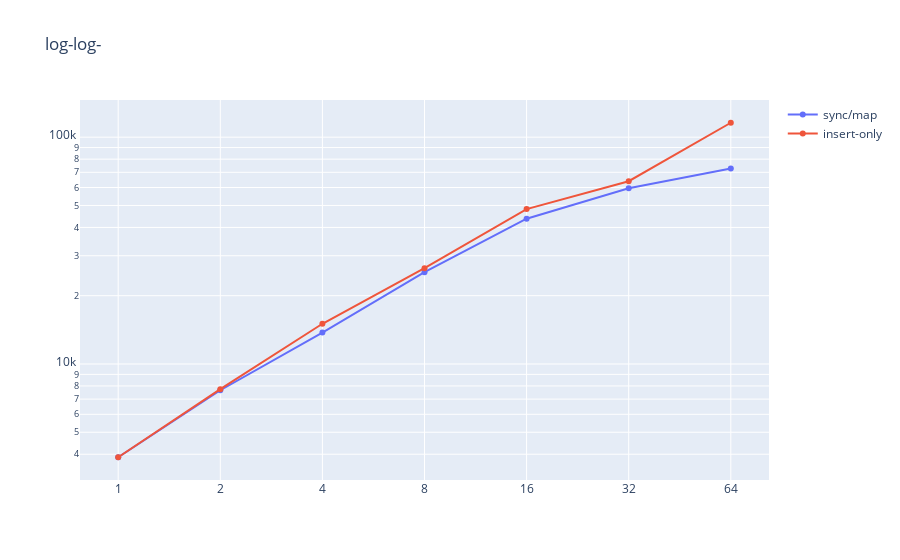

Notebook code for this chart:
### Markdown cell above
## E2E test

### Benchmarking impact of new hash map

### Code cell
import pandas as pd
import plotly.graph_objects as go

df = pd.read_csv("map.csv")

fig = go.Figure()
fig.add_trace(go.Scatter(
    x=df["cpu"],
    y=1/(df["nsop-syncmap"]*10**-9),
    name="sync/map"
))

fig.add_trace(go.Scatter(
    x=df["cpu"],
    y=1/(df["nsop-insertonly"]*10**-9),
    name="insert-only"
))

fig.update_layout(xaxis_type='category', yaxis_type="log", title="log-log-")
fig.show()

### Figure 1 — Plotly figure (JSON) as saved in the notebook; plotly's stock layout.template omitted (floating-point values rounded to 4 significant figures)
{"data": [{"name": "sync/map", "type": "scatter", "x": [1, 2, 4, 8, 16, 32, 64], "y": [3880.0, 7660.0, 13760.0, 25400.0, 43720.0, 59510.0, 72690.0]}, {"name": "insert-only", "type": "scatter", "x": [1, 2, 4, 8, 16, 32, 64], "y": [3880.0, 7745.0, 15040.0, 26440.0, 48170.0, 63960.0, 115800.0]}], "layout": {"autosize": true, "title": {"text": "log-log-"}, "xaxis": {"autorange": true, "range": [-0.3605, 6.361], "type": "category"}, "yaxis": {"autorange": true, "range": [3.481, 5.172], "type": "log"}}}
